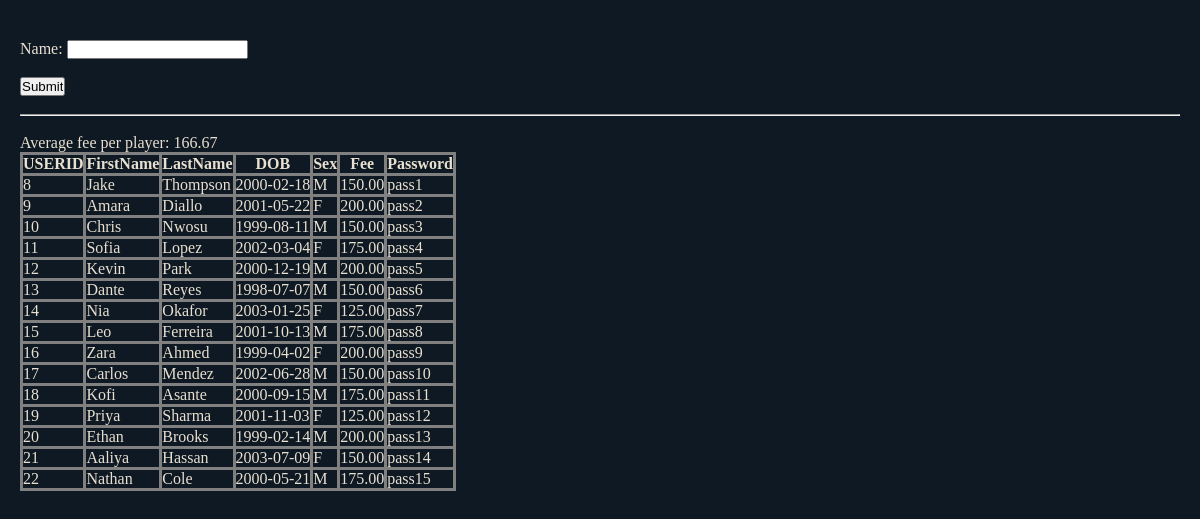
The app's page /seePlayers.php (signed in) with its own data.
### tables this page shows
CREATE TABLE Player (
    P_USERID INT NOT NULL,
    Fee DECIMAL(10,2) DEFAULT 0.00,
    CONSTRAINT PlayerPK PRIMARY KEY (P_USERID),
    CONSTRAINT PlayerUserFK FOREIGN KEY (P_USERID) REFERENCES Users(USERID)
        ON DELETE CASCADE ON UPDATE CASCADE
);

CREATE TABLE Users (
    USERID INT NOT NULL AUTO_INCREMENT,
    DOB DATE,
    Sex CHAR(1),
    Fname VARCHAR(15) NOT NULL,
    Lname VARCHAR(15) NOT NULL,
    Password VARCHAR(50) NOT NULL,
    CONSTRAINT UserPK PRIMARY KEY (USERID)
);

### seePlayers.php (the view, shortened to what this page needs)
<!DOCTYPE html>
<html>
<head>
</head>
<body>
<?php
    if(isset($_SESSION["USERID"]) && $_SESSION["role"] == "admin")
	{
?>
<form method="get" action="<?php echo htmlspecialchars($_SERVER["PHP_SELF"]);?>" id="myForm">
     Name:  <input type="text" name="playerName" id="playerName"/>
    <br><br>
    <input type="button" value = "Submit" onclick='magic()' id="submitButton"/>
</form>
<br>
<hr>
<br>
<?php
    $servername = "localhost";
    $username = "root";
    $password = "";
    $dbname = "sportlfc";
    $conn = new mysqli($servername, $username, $password, $dbname);
	if(!isset($_GET["playerName"]))
		{
			$result = $conn->query("Select * from player, Users where P_USERID = USERID");
			if ($result->num_rows > 0) {
			echo "Average fee per player: ". $conn->query("select round(avg(fee), 2) as Average from player") -> fetch_assoc()["Average"];
			echo "<table>";
			echo "<tr>";
				echo "<th>USERID</th>";
				echo "<th>FirstName</th>";
				echo "<th>LastName</th>";
				echo "<th>DOB</th>";
				echo "<th>Sex</th>";
				echo "<th>Fee</th>";
				echo "<th>Password</th>";
			echo "</tr>";
			while($row = $result->fetch_assoc()) {
				echo "<tr>";
					echo "<td>" . $row['P_USERID'] . "</td>";
					echo "<td>" . $row["Fname"] . "</td>";
					echo "<td>" . $row['Lname'] . "</td>";
					echo "<td>" . $row['DOB'] . "</td>";
					echo "<td>" . $row['Sex'] . "</td>";
					echo "<td>" . $row['Fee'] . "</td>";
					echo "<td>" . $row['Password'] . "</td>";
				echo "</tr>";
			}
			echo "</table>";
			}
		} else if (isset($_GET["playerName"])) {
		$name = isset($_GET["playerName"])?$_GET["playerName"]:"";
		$sql = "select * from player, Users where P_USERID is not null and P_USERID = USERID";
		if($name != "")
			$sql = $sql . " and Fname like '%$name%' or Lname like '%$name%'";
		$_SESSION["searchString"] = "?playerName="."$name";
		$result = $conn->query($sql);
		if ($result->num_rows > 0) {
			echo "Average fee per player: ". $conn->query("select round(avg(fee), 2) as Average from player") -> fetch_assoc()["Average"];
			echo "<table>";
			echo "<tr>";
				echo "<th>P_USERID</th>";
				echo "<th>FirstName</th>";
				echo "<th>LastName</th>";
				echo "<th>DOB</th>";
				echo "<th>Sex</th>";
				echo "<th>Fee</th>";
				echo "<th>Password</th>";
			echo "</tr>";
			while($row = $result->fetch_assoc()) {
				echo "<tr>";
					echo "<td>" . $row['P_USERID'] . "</td>";
					echo "<td>" . $row["Fname"] . "</td>";
					echo "<td>" . $row['Lname'] . "</td>";
					echo "<td>" . $row['DOB'] . "</td>";
					echo "<td>" . $row['Sex'] . "</td>";
					echo "<td>" . $row['Fee'] . "</td>";
					echo "<td>" . $row['Password'] . "</td>";
				echo "</tr>";
			}
			echo "</table>";
		}
    }
	}
	else
	{
		echo "You shouldn't be on this page!";
		echo "<br>";
		echo "<a href=\"index.php\">Log in</a> and try again.";
	}
?>
</body>
</html>

### seePlayers.php (style rules this page uses)
* { box-sizing: border-box; margin: 0; padding: 0; }
body { font-family: 'Georgia', serif; background: #0f1923; color: #e8e0d0; min-height: 100vh; padding: 40px 20px; }
table, th, td, tr { border: solid grey; border-collapse:collapse; }

### records on screen
player: P_USERID "8", P_USERID.Fname "Jake", P_USERID.Lname "Thompson", P_USERID.DOB "2000-02-18", P_USERID.Sex "M", Fee "150.00", P_USERID.Password "pass1"
player: P_USERID "9", P_USERID.Fname "Amara", P_USERID.Lname "Diallo", P_USERID.DOB "2001-05-22", P_USERID.Sex "F", Fee "200.00", P_USERID.Password "pass2"
player: P_USERID "10", P_USERID.Fname "Chris", P_USERID.Lname "Nwosu", P_USERID.DOB "1999-08-11", P_USERID.Sex "M", Fee "150.00", P_USERID.Password "pass3"
player: P_USERID "11", P_USERID.Fname "Sofia", P_USERID.Lname "Lopez", P_USERID.DOB "2002-03-04", P_USERID.Sex "F", Fee "175.00", P_USERID.Password "pass4"
player: P_USERID "12", P_USERID.Fname "Kevin", P_USERID.Lname "Park", P_USERID.DOB "2000-12-19", P_USERID.Sex "M", Fee "200.00", P_USERID.Password "pass5"
player: P_USERID "13", P_USERID.Fname "Dante", P_USERID.Lname "Reyes", P_USERID.DOB "1998-07-07", P_USERID.Sex "M", Fee "150.00", P_USERID.Password "pass6"
player: P_USERID "14", P_USERID.Fname "Nia", P_USERID.Lname "Okafor", P_USERID.DOB "2003-01-25", P_USERID.Sex "F", Fee "125.00", P_USERID.Password "pass7"
player: P_USERID "15", P_USERID.Fname "Leo", P_USERID.Lname "Ferreira", P_USERID.DOB "2001-10-13", P_USERID.Sex "M", Fee "175.00", P_USERID.Password "pass8"
player: P_USERID "16", P_USERID.Fname "Zara", P_USERID.Lname "Ahmed", P_USERID.DOB "1999-04-02", P_USERID.Sex "F", Fee "200.00", P_USERID.Password "pass9"
player: P_USERID "17", P_USERID.Fname "Carlos", P_USERID.Lname "Mendez", P_USERID.DOB "2002-06-28", P_USERID.Sex "M", Fee "150.00", P_USERID.Password "pass10"
player: P_USERID "18", P_USERID.Fname "Kofi", P_USERID.Lname "Asante", P_USERID.DOB "2000-09-15", P_USERID.Sex "M", Fee "175.00", P_USERID.Password "pass11"
player: P_USERID "19", P_USERID.Fname "Priya", P_USERID.Lname "Sharma", P_USERID.DOB "2001-11-03", P_USERID.Sex "F", Fee "125.00", P_USERID.Password "pass12"
player: P_USERID "20", P_USERID.Fname "Ethan", P_USERID.Lname "Brooks", P_USERID.DOB "1999-02-14", P_USERID.Sex "M", Fee "200.00", P_USERID.Password "pass13"
player: P_USERID "21", P_USERID.Fname "Aaliya", P_USERID.Lname "Hassan", P_USERID.DOB "2003-07-09", P_USERID.Sex "F", Fee "150.00", P_USERID.Password "pass14"
player: P_USERID "22", P_USERID.Fname "Nathan", P_USERID.Lname "Cole", P_USERID.DOB "2000-05-21", P_USERID.Sex "M", Fee "175.00", P_USERID.Password "pass15"
